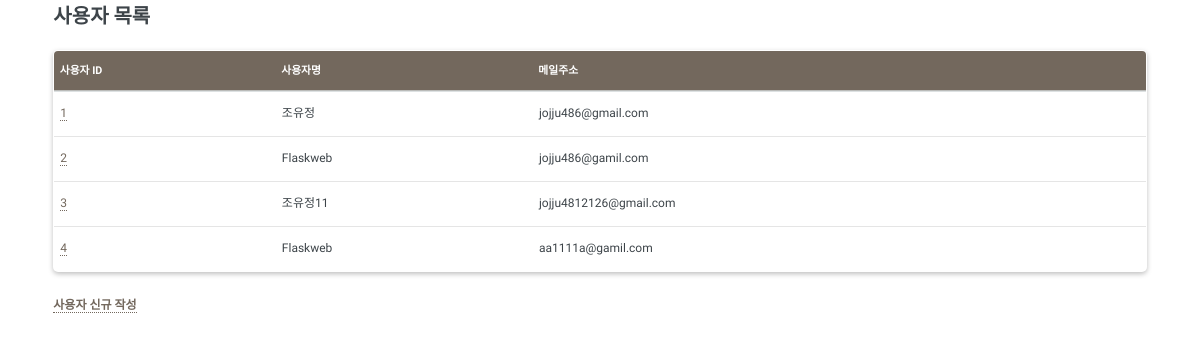
Page /crud/users (signed in) on the committed database.
### apps/crud/models.py (models this page shows, shortened)
class User(db.Model, UserMixin):
    __tablename__ = "users"
    id = db.Column(db.Integer, primary_key=True)
    username = db.Column(db.String, index=True)
    email = db.Column(db.String, unique=True, index=True)
    password_hash = db.Column(db.String)
    created_at = db.Column(db.DateTime, default=datetime.now)
    updated_at = db.Column(db.DateTime, default=datetime.now, onupdate=datetime.now)
    @property
    def password(self):
        raise AttributeError("읽어 들일 수 없음")

### apps/crud/views.py (the view)
@crud.route('/users')
@login_required
def users():
    users = User.query.all()
    print(users)
    return render_template('crud/index.html',users=users)

### apps/crud/models.py (called while the page is built)
@login_manager.user_loader
def load_user(user_id):
    return User.query.get(user_id)

### apps/crud/templates/crud/index.html (shortened to what this page needs)
{% extends "main/base.html" %}
{% block content %}
<link rel="stylesheet" href="{{ url_for('crud.static', filename='style.css') }}">
<div class="crud">
    <h2 class="crud-title">사용자 목록</h2>
    <table>
        <thead>
            <tr>
                <th>사용자 ID</th>
                <th>사용자명</th>
                <th>메일주소</th>
            </tr>
        </thead>
        <tbody>
            {% for user in users %}
            <tr>
                <td><a href="{{ url_for('crud.edit_user', user_id=user.id) }}">{{ user.id }}</a></td>
                <td>{{ user.username }}</td>
                <td>{{ user.email }}</td>
            </tr>
            {% endfor %}
        </tbody>
    </table>
    <label for="terms"><a href="{{ url_for('crud.create_user')}}">사용자 신규 작성</a></label>
</div>
{% endblock %}

### apps/main/templates/main/base.html (shortened to what this page needs)
<!DOCTYPE HTML>
<html>
	<head>
		<link rel="stylesheet" href="{{ url_for('main.static', filename='assets/css/main.css') }}" />
	</head>
	<body class="is-preload">
		<div id="wrapper">
			<div id="main">
				<div class="inner">
					{% block content %}{% endblock %}
				</div>
			</div>
		</div>
	</body>
</html>

### apps/main/static/assets/css/main.css (style rules this page uses)
html, body, div, span, applet, object, iframe, h1, h2, h3, h4, h5, h6, p, blockquote, pre, a, abbr, acronym, address, big, cite, code, del, dfn, em, img, ins, kbd, q, s, samp, small, strike, strong, sub, sup, tt, var, b, u, i, center, dl, dt, dd, ol, ul, li, fieldset, form, label, legend, table, caption, tbody, tfoot, thead, tr, th, td, article, aside, canvas, details, embed, figure, figcaption, footer, header, hgroup, menu, nav, output, ruby, section, summary, time, mark, audio, video { margin: 0; padding: 0; border: 0; font-size: 100%; font: inherit; vertical-align: baseline; }
body { line-height: 1; }
table { border-collapse: collapse; border-spacing: 0; }
body { -webkit-text-size-adjust: none; }
body { -ms-overflow-style: scrollbar; }
html { box-sizing: border-box; }
*, *:before, *:after { box-sizing: inherit; }
body { background: #ffffff; }
body.is-preload *, body.is-preload *:before, body.is-preload *:after, body.is-resizing *, body.is-resizing *:before, body.is-resizing *:after { -moz-animation: none !important; -webkit-animation: none !important; -ms-animation: none !important; animation: none !important; -moz-transition: none !important; -webkit-transition: none !important; -ms-transition: none !important; transition: none !important; }
body, input, select, textarea { color: #7f888f; font-family: "Open Sans", sans-serif; font-size: 13pt; font-weight: 400; line-height: 1.65; }
@media screen and (max-width: 1680px) { body, input, select, textarea { font-size: 11pt; } }
@media screen and (max-width: 1280px) { body, input, select, textarea { font-size: 10pt; } }
a { -moz-transition: color 0.2s ease-in-out, border-bottom-color 0.2s ease-in-out; -webkit-transition: color 0.2s ease-in-out, border-bottom-color 0.2s ease-in-out; -ms-transition: color 0.2s ease-in-out, border-bottom-color 0.2s ease-in-out; transition: color 0.2s ease-in-out, border-bottom-color 0.2s ease-in-out; border-bottom: dotted 1px; color: #f56a6a; text-decoration: none; }
h1, h2, h3, h4, h5, h6 { color: #3d4449; font-family: "Roboto Slab", serif; font-weight: 700; line-height: 1.5; margin: 0 0 1em 0; }
h2 { font-size: 1.75em; }
label { color: #3d4449; display: block; font-size: 0.9em; font-weight: 600; margin: 0 0 1em 0; }
table { margin: 0 0 2em 0; width: 100%; }
table tbody tr { border: solid 1px rgba(210, 215, 217, 0.75); border-left: 0; border-right: 0; }
table tbody tr:nth-child(2n + 1) { background-color: rgba(230, 235, 237, 0.25); }
table td { padding: 0.75em 0.75em; }
table th { color: #3d4449; font-size: 0.9em; font-weight: 600; padding: 0 0.75em 0.75em 0.75em; text-align: left; }
table thead { border-bottom: solid 2px rgba(210, 215, 217, 0.75); }
#wrapper { display: -moz-flex; display: -webkit-flex; display: -ms-flex; display: flex; -moz-flex-direction: row-reverse; -webkit-flex-direction: row-reverse; -ms-flex-direction: row-reverse; flex-direction: row-reverse; min-height: 100vh; }
#main { -moz-flex-grow: 1; -webkit-flex-grow: 1; -ms-flex-grow: 1; flex-grow: 1; -moz-flex-shrink: 1; -webkit-flex-shrink: 1; -ms-flex-shrink: 1; flex-shrink: 1; width: 100%; }
#main>.inner { padding: 0 6em 0.1em 6em; margin: 0 auto; max-width: 110em; }
@media screen and (max-width: 1680px) { #main>.inner { padding: 0 5em 0.1em 5em; } }
@media screen and (max-width: 1280px) { #main>.inner { padding: 0 4em 0.1em 4em; } }

### apps/crud/static/style.css (style rules this page uses)
.crud-title { font-family: 'Roboto Slab', serif; font-size: 2em; font-weight: bold; color: #3d4449; }
.crud { font-style: normal; }
.crud h2 { font-family: "Roboto Slab", serif; font-size: 1.5em; font-weight: 700; color: #3d4449; margin-bottom: 1em; }
.crud table { border: 1px #a39485 solid; font-size: 0.9em; box-shadow: 0 2px 5px rgba(0, 0, 0, 0.25); width: 100%; border-collapse: collapse; border-radius: 5px; overflow: hidden; }
.crud th { text-align: left; color: #fff; font-weight: bold; background: #73685d; }
.crud td, .crud th { padding: 1em 0.5em; vertical-align: middle; }
.crud td { border-bottom: 1px solid rgba(0, 0, 0, 0.1); background: #fff; color: #3d4449; }
.crud a { color: #73685d; }

### rows in the picture
User: id "1", username "조유정", email "jojju486@gmail.com"
User: id "2", username "Flaskweb", email "jojju486@gamil.com"
User: id "3", username "조유정11", email "jojju4812126@gmail.com"
User: id "4", username "Flaskweb", email "aa1111a@gamil.com"
